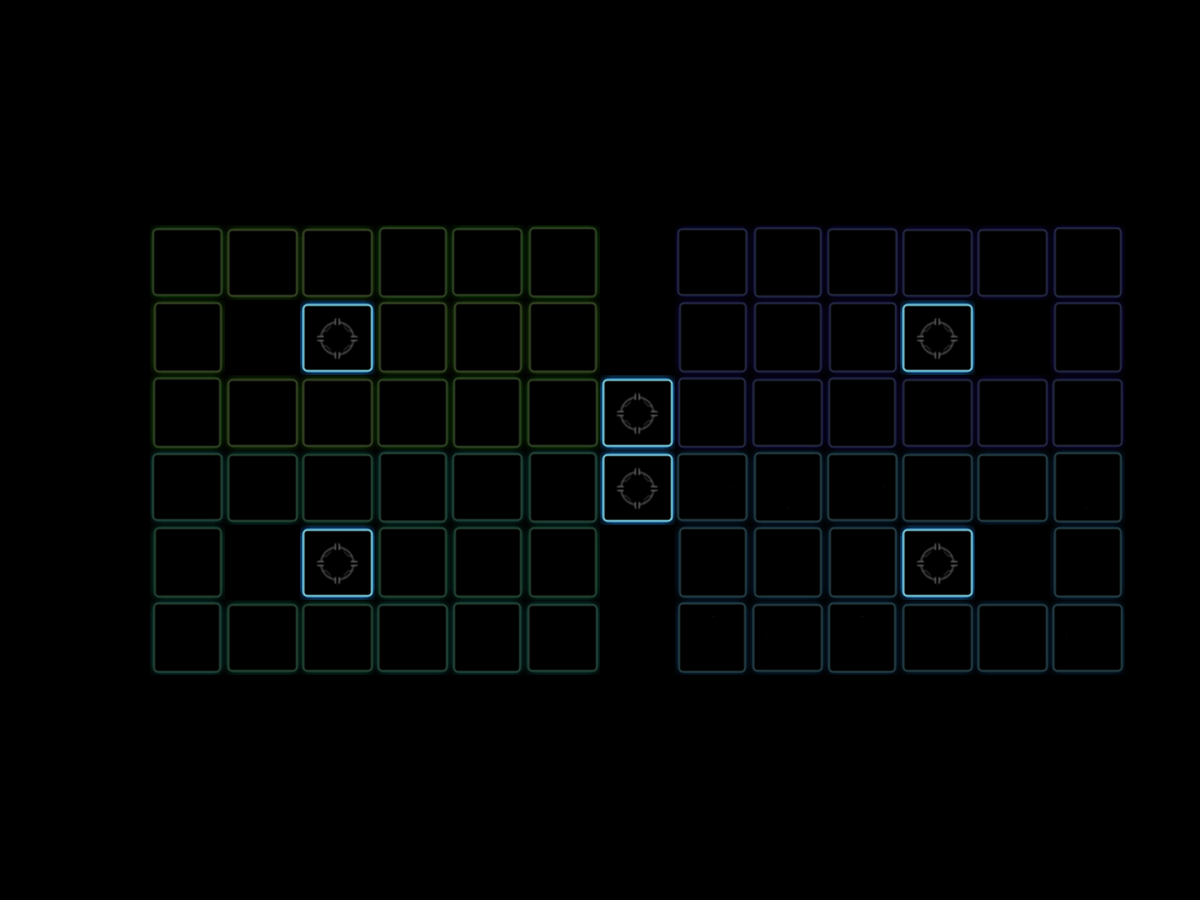

Rendered tile map (Tiled .tmx) drawn with the repository's tilesets; below, a short description and the map source with its tile grids summarised:
An orthogonal 16x12 tile map with 75x75 px tiles, 5 tile layers (road1, road2, road3, road4, ...), 10 tilesets.

<map version="1.0" tiledversion="1.1.6" orientation="orthogonal" renderorder="left-down" width="16" height="12" tilewidth="75" tileheight="75" infinite="0" nextobjectid="1">
 <tileset firstgid="1" source="battle.tsx" />
 <tileset firstgid="2" source="heroPos.tsx" />
 <tileset firstgid="3" source="lr.tsx" />
 <tileset firstgid="4" source="lt.tsx" />
 <tileset firstgid="5" source="lr_r1.tsx" />
 <tileset firstgid="6" source="lt_r1.tsx" />
 <tileset firstgid="7" source="lr_r2.tsx" />
 <tileset firstgid="8" source="lt_r2.tsx" />
 <tileset firstgid="9" source="lr_r3.tsx" />
 <tileset firstgid="10" source="lt_r3.tsx" />
 <layer name="road1" width="16" height="12">
  <data>[192 cells, 16 non-empty, 2 distinct tile ids]</data>
 </layer>
 <layer name="road2" width="16" height="12">
  <data>[192 cells, 16 non-empty, 2 distinct tile ids]</data>
 </layer>
 <layer name="road3" width="16" height="12">
  <data>[192 cells, 16 non-empty, 2 distinct tile ids]</data>
 </layer>
 <layer name="road4" width="16" height="12">
  <data>[192 cells, 16 non-empty, 2 distinct tile ids]</data>
 </layer>
 <layer name="tower" width="16" height="12">
  <data>[192 cells, 6 non-empty, 1 distinct tile ids]</data>
 </layer>
</map>
